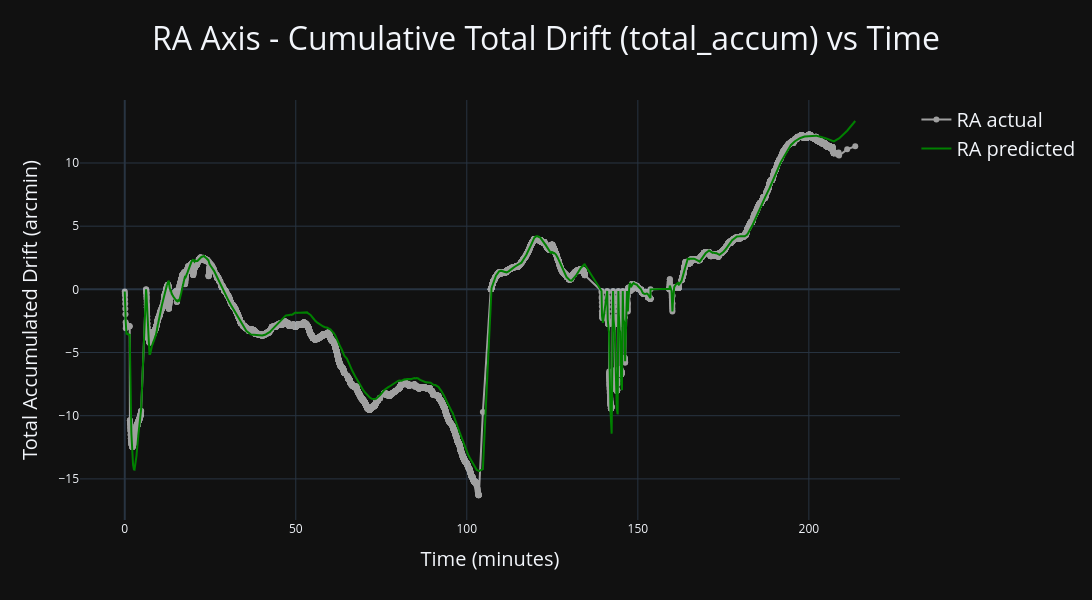
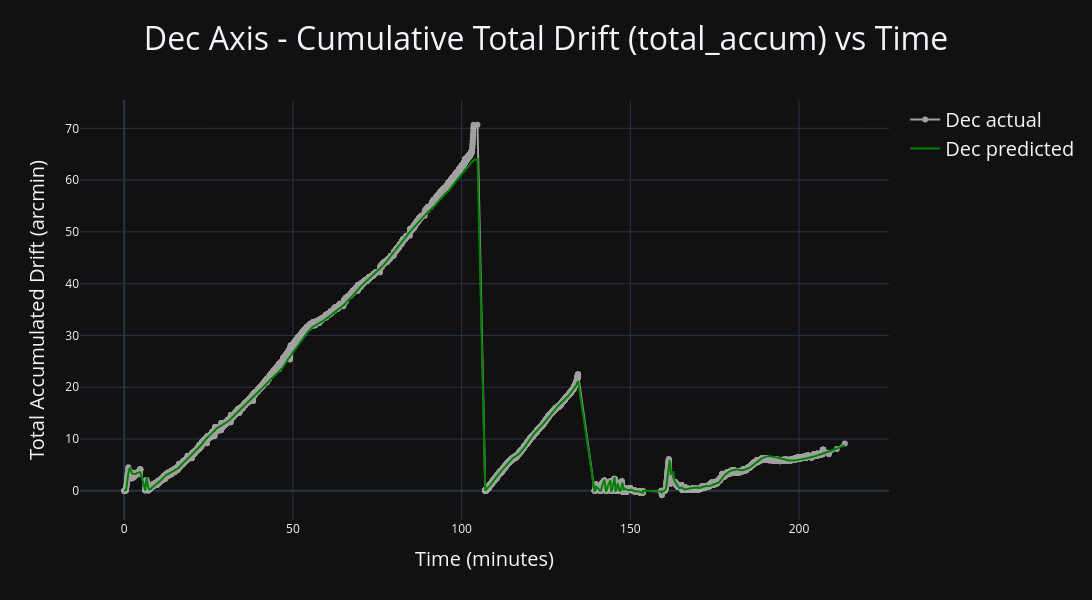

The notebook cell saved with these charts, in order:
### Markdown cell above
# Cumulative Total Drift (total_accum) vs Time

### Code cell
# ── plot accumulated corrections single chart ───────────────────────────────────────────────────────────
fig = go.Figure()
fig.update_layout(
    height=600 , width=1800,
    title=dict(text="RA Axis - Cumulative Total Drift (total_accum) vs Time", x=0.5, font_size=32),
    xaxis=dict(title="Time (minutes)", title_font=dict(size=20)),
    yaxis=dict(title="Total Accumulated Drift (arcmin)", title_font=dict(size=20)),
    legend_font_size=20,
    hovermode='x unified', template="plotly_dark",
    legend=dict(groupclick='toggleitem'),
)
fig.add_trace(go.Scatter(x=t, y=res.ra_cumul, name='RA actual',    mode='lines+markers', opacity=0.6, line=dict(color='white')))
fig.add_trace(go.Scatter(x=t, y=res.ra_pred,  name='RA predicted', line=dict(color='green', width=2)))
fig.show()

fig = go.Figure()
fig.update_layout(
    height=600 , width=1800,
    title=dict(text="Dec Axis - Cumulative Total Drift (total_accum) vs Time", x=0.5, font_size=32),
    xaxis=dict(title="Time (minutes)", title_font=dict(size=20)),
    yaxis=dict(title="Total Accumulated Drift (arcmin)", title_font=dict(size=20)),
    legend_font_size=20,
    hovermode='x unified', template="plotly_dark",
    legend=dict(groupclick='toggleitem'),
)
fig.add_trace(go.Scatter(x=t, y=res.dec_cumul, name='Dec actual',    mode='lines+markers', opacity=0.6, line=dict(color='white')))
fig.add_trace(go.Scatter(x=t, y=res.dec_pred,  name='Dec predicted', line=dict(color='green', width=2)))
fig.show()

### Figure 1 — Plotly figure (JSON) as saved in the notebook; plotly's stock layout.template omitted (floating-point values rounded to 4 significant figures; data arrays with more than 128 entries replaced by an {"elided": "..."} marker saying what was removed)
{"data": [{"line": {"color": "white"}, "mode": "lines+markers", "name": "RA actual", "opacity": 0.6, "type": "scatter", "x": {"elided": "19015 float values"}, "y": {"elided": "19015 float values"}}, {"line": {"color": "green", "width": 2}, "name": "RA predicted", "type": "scatter", "x": {"elided": "19015 float values"}, "y": {"elided": "19015 float values"}}], "layout": {"height": 600, "hovermode": "x unified", "legend": {"font": {"size": 20}, "groupclick": "toggleitem"}, "title": {"font": {"size": 32}, "text": "RA Axis - Cumulative Total Drift (total_accum) vs Time", "x": 0.5}, "width": 1800, "xaxis": {"title": {"font": {"size": 20}, "text": "Time (minutes)"}}, "yaxis": {"title": {"font": {"size": 20}, "text": "Total Accumulated Drift (arcmin)"}}}}

### Figure 2 — Plotly figure (JSON) as saved in the notebook; plotly's stock layout.template omitted (floating-point values rounded to 4 significant figures; data arrays with more than 128 entries replaced by an {"elided": "..."} marker saying what was removed)
{"data": [{"line": {"color": "white"}, "mode": "lines+markers", "name": "Dec actual", "opacity": 0.6, "type": "scatter", "x": {"elided": "19015 float values"}, "y": {"elided": "19015 float values"}}, {"line": {"color": "green", "width": 2}, "name": "Dec predicted", "type": "scatter", "x": {"elided": "19015 float values"}, "y": {"elided": "19015 float values"}}], "layout": {"height": 600, "hovermode": "x unified", "legend": {"font": {"size": 20}, "groupclick": "toggleitem"}, "title": {"font": {"size": 32}, "text": "Dec Axis - Cumulative Total Drift (total_accum) vs Time", "x": 0.5}, "width": 1800, "xaxis": {"title": {"font": {"size": 20}, "text": "Time (minutes)"}}, "yaxis": {"title": {"font": {"size": 20}, "text": "Total Accumulated Drift (arcmin)"}}}}
